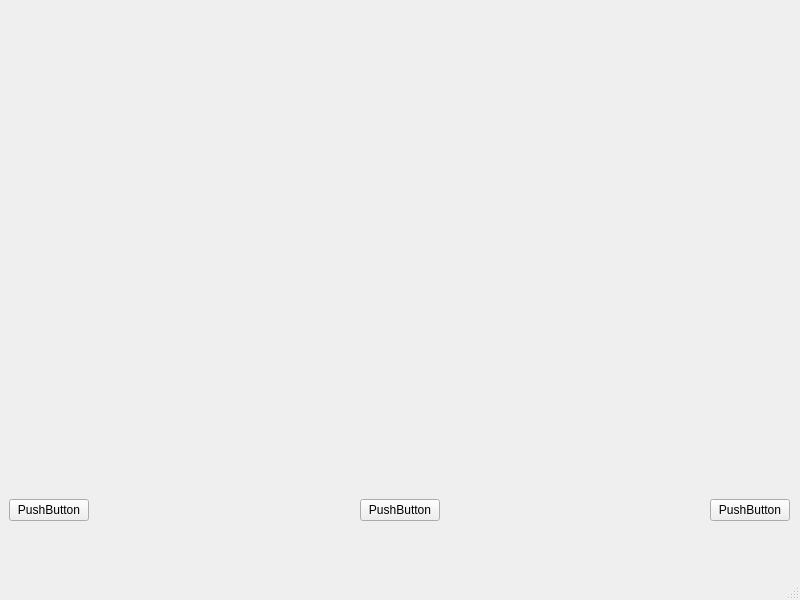
<?xml version="1.0" encoding="UTF-8"?>
<ui version="4.0">
 <class>Hephaestus</class>
 <widget class="QMainWindow" name="Hephaestus">
  <property name="geometry">
   <rect>
    <x>0</x>
    <y>0</y>
    <width>800</width>
    <height>600</height>
   </rect>
  </property>
  <property name="windowTitle">
   <string>Hephaestus</string>
  </property>
  <widget class="QWidget" name="centralwidget">
   <widget class="QWidget" name="horizontalLayoutWidget">
    <property name="geometry">
     <rect>
      <x>9</x>
      <y>470</y>
      <width>781</width>
      <height>80</height>
     </rect>
    </property>
    <layout class="QHBoxLayout" name="horizontalLayout">
     <item>
      <widget class="QPushButton" name="pushButton_3">
       <property name="text">
        <string>PushButton</string>
       </property>
      </widget>
     </item>
     <item>
      <spacer name="horizontalSpacer">
       <property name="orientation">
        <enum>Qt::Horizontal</enum>
       </property>
       <property name="sizeHint" stdset="0">
        <size>
         <width>40</width>
         <height>20</height>
        </size>
       </property>
      </spacer>
     </item>
     <item>
      <widget class="QPushButton" name="pushButton_2">
       <property name="text">
        <string>PushButton</string>
       </property>
      </widget>
     </item>
     <item>
      <spacer name="horizontalSpacer_2">
       <property name="orientation">
        <enum>Qt::Horizontal</enum>
       </property>
       <property name="sizeHint" stdset="0">
        <size>
         <width>40</width>
         <height>20</height>
        </size>
       </property>
      </spacer>
     </item>
     <item>
      <widget class="QPushButton" name="pushButton">
       <property name="text">
        <string>PushButton</string>
       </property>
      </widget>
     </item>
    </layout>
   </widget>
  </widget>
  <widget class="QMenuBar" name="menubar">
   <property name="geometry">
    <rect>
     <x>0</x>
     <y>0</y>
     <width>800</width>
     <height>21</height>
    </rect>
   </property>
  </widget>
  <widget class="QStatusBar" name="statusbar"/>
 </widget>
 <resources/>
 <connections/>
</ui>
